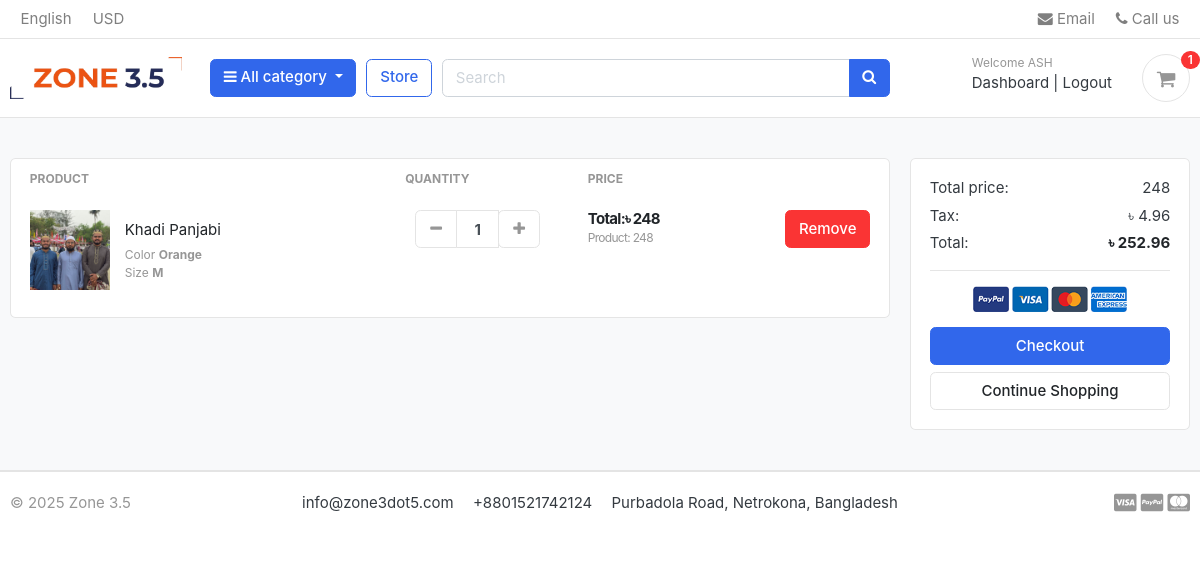
/cart/ (signed in), run on an earlier commit of the app's database.
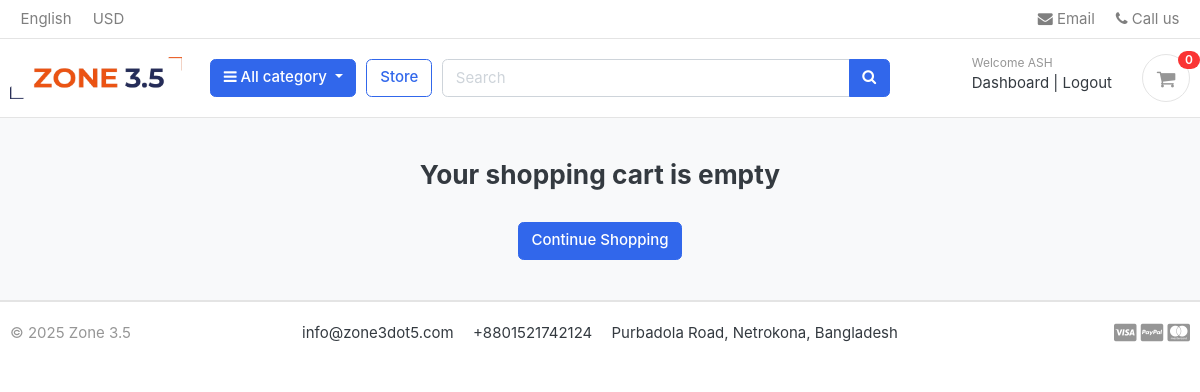
And on a later commit of the database.
### accounts/models.py (models this page shows, shortened)
class Account(AbstractBaseUser):
    first_name            = models.CharField(max_length=50)
    last_name             = models.CharField(max_length=50)
    username              = models.CharField(max_length=50, unique=True)
    email                 = models.EmailField(max_length=100, unique=True)
    phone_number          = models.CharField(max_length=50)
    date_joined           = models.DateTimeField(auto_now_add=True)
    last_login            = models.DateTimeField(auto_now_add=True)
    is_admin              = models.BooleanField(default=False)
    is_staff              = models.BooleanField(default=False)
    is_active             = models.BooleanField(default=False)
    is_superadmin         = models.BooleanField(default=False)
    USERNAME_FIELD = 'email'
    REQUIRED_FIELDS = ['username', 'first_name', 'last_name']
    objects = MyAccountManager()

### cart/models.py (models this page shows, shortened)
class CartItem(models.Model):
    user = models.ForeignKey(Account, on_delete=models.CASCADE, null=True)
    product = models.ForeignKey(Product, on_delete=models.CASCADE)
    variation = models.ManyToManyField(Variation, blank=True)
    cart = models.ForeignKey(Cart, on_delete=models.CASCADE, null=True)
    quantity = models.IntegerField()
    is_active = models.BooleanField(default=True)
    def sub_total(self):
        return self.product.price * self.quantity

### store/models.py (models this page shows, shortened)
class Product(models.Model):
    product_name        = models.CharField(max_length=200, unique=True)
    slug                = models.SlugField(max_length=200, unique=True)
    description         = models.TextField(max_length=500, blank=True)
    price               = models.IntegerField()
    Images              = models.ImageField(upload_to='photos/products', blank=True,default='default.png')
    stock               = models.IntegerField(blank=True)
    is_available        = models.BooleanField(default=True)
    category            = models.ForeignKey(Category, on_delete=models.CASCADE)
    created_date        = models.DateTimeField(auto_now_add=True)
    modified_date       = models.DateTimeField(auto_now=True)
    def get_url(self):
        return reverse('product_detail', args=[self.category.slug, self.slug])

class Variation(models.Model):
    product = models.ForeignKey(Product, on_delete=models.CASCADE)
    variation_category = models.CharField(max_length=100, choices=variation_category_choice)
    variation_value = models.CharField(max_length=100)
    is_active = models.BooleanField(default=True)
    created_date = models.DateTimeField(auto_now_add=True)
    objects = VariationManager()

### cart/views.py (the view)
# urls.py: path('', views.cart, name='cart'),
def cart(request, total = 0, quantity=0, cart_items=None):
    try:
        tax = 0
        grand_total = 0
        if request.user.is_authenticated:
            cart_items = CartItem.objects.filter(user=request.user, is_active=True)
        else:
            cart= Cart.objects.get(cart_id=_cart_id(request))
            cart_items = CartItem.objects.filter(cart=cart, is_active=True)
        for cart_item in cart_items:
            total += (cart_item.product.price * cart_item.quantity)
            quantity += cart_item.quantity
        tax = (2*total)/100
        grand_total = total + tax
    except ObjectDoesNotExist:
        pass
    context = {
        'total':total,
        'quantity':quantity,
        'cart_items':cart_items,
        'tax':tax,
        'grand_total':grand_total
    }
    return render(request, 'store/cart.html', context)

### cart/context_processors.py (called while the page is built)
def counter(request):
    cart_count = 0
    if 'admin' in request.path:
        return ()
    else:
        try:
            cart= Cart.objects.filter(cart_id = _cart_id(request))
            if request.user.is_authenticated:
                cart_item = CartItem.objects.all().filter(user=request.user)
            else:
                cart_item = CartItem.objects.all().filter(cart=cart[:1])
            for cart_item in cart_item:
                cart_count += cart_item.quantity
        except Cart.DoesNotExist:
            cart_count = 0
    return dict(cart_count=cart_count)

### cart/views.py (called while the page is built)
def _cart_id(request):
    cart = request.session.session_key
    if not cart:
        cart = request.session.create()
    return cart

### category/context_processors.py (called while the page is built)
def menu_links(request):
    links = Category.objects.all()
    return dict(links=links)

### category/models.py (called while the page is built)
    def get_url(self):
        return reverse('products_by_category', args=[self.slug])

### templates/store/cart.html (shortened to what this page needs)
{% extends 'base.html' %}
{% load static %}
{% block content %}
<section class="section-content padding-y bg">
    <div class="container">
    {% if not cart_items %}
        <h3 class="text-center">Your shopping cart is empty</h3>
        <br>
        <div class="text-center">
            <a href="{% url 'store' %}" class="btn btn-primary">Continue Shopping</a>
        </div>
    {% else %}
    <div class="row">
        <aside class="col-lg-9">
    <div class="card">
    <table class="table table-borderless table-shopping-cart">
    <thead class="text-muted">
    <tr class="small text-uppercase">
      <th scope="col">Product</th>
      <th scope="col" width="120">Quantity</th>
      <th scope="col" width="120">Price</th>
      <th scope="col" class="text-right" width="200"> </th>
    </tr>
    </thead>
    <tbody>
        {% for cart_item in cart_items %}
    <tr>
        <td>
            <figure class="itemside align-items-center">
                <a href="{{ cart_item.product.get_url }}">
                    <div class="aside"><img src="{{ cart_item.product.Images.url }}" class="img-sm"></div>
                </a>
                <figcaption class="info">
                    <a href="{{ cart_item.product.get_url }}" class="title text-dark">{{ cart_item.product.product_name }}</a>
                    <p class="text-muted small">
                        {% if cart_item.variation.all %}
                            {% for item in cart_item.variation.all %}
                                {{ item.variation_category |capfirst}}  <strong>{{ item.variation_value |capfirst}}</strong> <br>
                            {% endfor %}
                        {% endif %}
                    </p>
                </figcaption>
            </figure>
        </td>
        <td>
            <div class="col">
                <div class="input-group input-spinner">
                    <div class="input-group-prepend">
                        <a href="{% url 'remove_cart' cart_item.product.id cart_item.id %}" class="btn btn-light" type="button" id="button-plus"><i class="fa fa-minus"></i></a>
                    </div>
                    <input type="text" class="form-control" value="{{ cart_item.quantity }}">
                    <div class="input-group-append">
                        <form action="{% url 'add_cart' cart_item.product.id %}" method="POST">
                            <button class="btn btn-light" type="submit" id="button-minus"> <i class="fa fa-plus"></i> </button>
                        </form>
                    </div>
                </div>
            </div>
        </td>
        <td>
            <div class="price-wrap">
                <var class="price">Total:৳ {{ cart_item.sub_total }}</var>
                <small class="text-muted">Product: {{cart_item.product.price}} </small>
            </div>
        </td>
        <td class="text-right">
        <a href="{% url 'remove_cart_item' cart_item.product.id cart_item.id %}" onclick="return confirm('Are you sure you want to delete this item')" class="btn btn-danger"> Remove</a>
        </td>
    </tr>
    {% endfor %}
    </tbody>
    </table>
    </div>
        </aside>
        <aside class="col-lg-3">
            <div class="card">
            <div class="card-body">
                <dl class="dlist-align">
                  <dt>Total price:</dt>
                  <dd class="text-right">{{ total }}</dd>
                </dl>
                <dl class="dlist-align">
                  <dt>Tax: </dt>
                  <dd class="text-right"> ৳ {{ tax }}</dd>
                </dl>
                <dl class="dlist-align">
                  <dt>Total:</dt>
                  <dd class="text-right text-dark b"><strong>৳ {{ grand_total }}</strong></dd>
                </dl>
                <hr>
                <p class="text-center mb-3">
                    <img src="{% static './images/misc/payments.png' %}" height="26">
                </p>
                <a href="{% url 'checkout' %}" class="btn btn-primary btn-block"> Checkout </a>
                <a href="{% url 'store' %}" class="btn btn-light btn-block">Continue Shopping</a>
            </div>
            </div>
        </aside>
    </div>
    {%endif%}
</div>
</section>
{% endblock %}

### templates/base.html (shortened to what this page needs)
{% load static %}
<!doctype html>
<html lang="en">
  <head>
    <link
      href="{% static 'css/bootstrap.css' %}"
      rel="stylesheet"
      type="text/css"
    />
    <link
      href="{% static 'fonts/fontawesome/css/all.min.css' %}"
      type="text/css"
      rel="stylesheet"
    />
    <link href="{% static 'css/ui.css' %}" rel="stylesheet" type="text/css" />
    <link
      href="{% static 'css/custom.css' %}"
      rel="stylesheet"
      type="text/css"
    />
    <link
      rel="stylesheet"
      href="https://cdnjs.cloudflare.com/ajax/libs/font-awesome/4.7.0/css/font-awesome.min.css"
    />
    <link
      href="{% static 'css/responsive.css' %}"
      rel="stylesheet"
      media="only screen and (max-width: 1200px)"
    />
  </head>
  <body>
    {% include 'includes/navbar.html' %} {% block content %} {% endblock %}
    {% include 'includes/footer.html' %}
  </body>
</html>

### templates/includes/navbar.html (shortened to what this page needs)
{% load static %}
<header class="section-header">
  <nav class="navbar p-md-0 navbar-expand-sm navbar-light border-bottom">
    <div class="container">
      <div class="collapse navbar-collapse" id="navbarTop4">
        <ul class="navbar-nav mr-auto">
          <li class="nav-item dropdown">
            <a href="#" class="nav-link"> English </a>
          </li>
          <li class="nav-item dropdown">
            <a href="#" class="nav-link"> USD </a>
          </li>
        </ul>
        <ul class="navbar-nav">
          <li>
            <a href="#" class="nav-link">
              <i class="fa fa-envelope"></i> Email
            </a>
          </li>
          <li>
            <a href="#" class="nav-link">
              <i class="fa fa-phone"></i> Call us
            </a>
          </li>
        </ul>
      </div>
    </div>
  </nav>
  <section class="header-main border-bottom">
    <div class="container">
      <div class="row align-items-center">
        <div class="col-lg-2 col-md-3 col-6">
          <a href="{% url 'home' %}" class="brand-wrap">
            <img class="logo" src="{% static './images/zone3.5-bg.png' %}" />
          </a>
        </div>
        <div class="col-lg col-sm col-md col-6 flex-grow-0">
          <div class="category-wrap dropdown d-inline-block float-right">
            <button
              type="button"
              class="btn btn-primary dropdown-toggle"
              data-toggle="dropdown"
            >
              <i class="fa fa-bars"></i> All category
            </button>
          </div>
        </div>
        <a href="{% url 'store' %}" class="btn btn-outline-primary">Store</a>
        <div class="col-lg col-md-6 col-sm-12 col">
          <form action="{% url 'search' %}" class="search" method="GET">
            <div class="input-group w-100">
              <input
                type="text"
                name="keyword"
                class="form-control"
                style="width: 60%"
                placeholder="Search"
              />
              <div class="input-group-append">
                <button class="btn btn-primary" type="submit">
                  <i class="fa fa-search"></i>
                </button>
              </div>
            </div>
          </form>
        </div>
        <div class="col-lg-3 col-sm-6 col-8 order-2 order-lg-3">
          <div class="d-flex justify-content-end mb-3 mb-lg-0">
            {% if user.id is None %}
            <div class="widget-header">
              <small class="title text-muted">Welcome guest!</small>
              <div>
                <a href="{% url 'login' %}">Sign in</a>
                <span class="dark-transp"> | </span>
                <a href="{% url 'register' %}"> Register</a>
              </div>
            </div>
            {% else %}
            <div class="widget-header">
              <small class="title text-muted"
                >Welcome {{ user.first_name }}</small
              >
              <div>
                <a href="{% url 'dashboard' %}">Dashboard</a>
                <span class="dark-transp"> | </span>
                <a href="{% url 'logout' %}"> Logout</a>
              </div>
            </div>
            {% endif %}
            <a href="{% url 'cart' %}" class="widget-header pl-3 ml-3">
              <div class="icon icon-sm rounded-circle border">
                <i class="fa fa-shopping-cart"></i>
              </div>
              <span class="badge badge-pill badge-danger notify"
                >{{ cart_count }}</span
              >
            </a>
          </div>
        </div>
      </div>
    </div>
  </section>
</header>

### templates/includes/footer.html (shortened to what this page needs)
<footer class="section-footer border-top">
	<div class="container">
		<section class="footer-bottom border-top row">
			<div class="col-md-2">
				<p class="text-muted"> &copy 2025 Zone 3.5 </p>
			</div>
			<div class="col-md-8 text-md-center">
				<span  class="px-2">info@zone3dot5.com</span>
				<span  class="px-2">+8801521742124</span>
				<span  class="px-2">Purbadola Road, Netrokona, Bangladesh</span>
			</div>
			<div class="col-md-2 text-md-right text-muted">
				<i class="fab fa-lg fa-cc-visa"></i>
				<i class="fab fa-lg fa-cc-paypal"></i>
				<i class="fab fa-lg fa-cc-mastercard"></i>
			</div>
		</section>
	</div>
</footer>
</body>
</html>

### static/css/ui.css (style rules this page uses)
html { font-family: "Inter", sans-serif; font-size: 15px; }
.icon-xs, .icon-sm, .icon-md, .icon-lg { display: inline-block; text-align: center; flex-shrink: 0; flex-grow: 0; }
.icon-sm { width: 48px; height: 48px; line-height: 48px !important; font-size: 20px; }
.padding-y { padding-top: 40px; padding-bottom: 40px; }
.bg { background-color: #f8f9fa; }
p:last-child { margin-bottom: 0; }
.header-main { position: relative; padding-top: 1rem; padding-bottom: 1rem; }
.brand-wrap .logo, .navbar-brand .logo { margin-right: 7px; max-height: 42px; display: inline-block; }
.widget-header { display: inline-block; vertical-align: middle; position: relative; }
.widget-header a { color: #343a40; }
.widget-header i { color: #969696; }
.widget-header .title { display: block; }
.widget-header .notify { position: absolute; top: -3px; right: -10px; }
.footer-bottom { padding-top: 20px; padding-bottom: 20px; }
.notify { position: absolute; top: -4px; right: -10px; display: inline-block; padding: 0.25em 0.6em; font-size: 12px; line-height: 1; text-align: center; border-radius: 3rem; color: #fff; background-color: #fa3434; }

What changed in the data, as far as the page shows it:
removed CartItem: product.Images (picture), product.product_name "Khadi Panjabi", quantity "1", sub_total "248", product.price "248"
no longer on this page (row unchanged): Variation: variation_category "Color", variation_value "Orange"
no longer on this page (row unchanged): Variation: variation_category "Size", variation_value "M"
Also different on the page:
{{ cart_count }}: "1" → "0"
{{ total }}: "248" → (not shown)
{{ tax }}: "4.96" → (not shown)
{{ grand_total }}: "252.96" → (not shown)
text no longer shown: "PRODUCT QUANTITY PRICE Total price: Tax: ৳ Total: ৳ Checkout"
text now shown: "Your shopping cart is empty"
